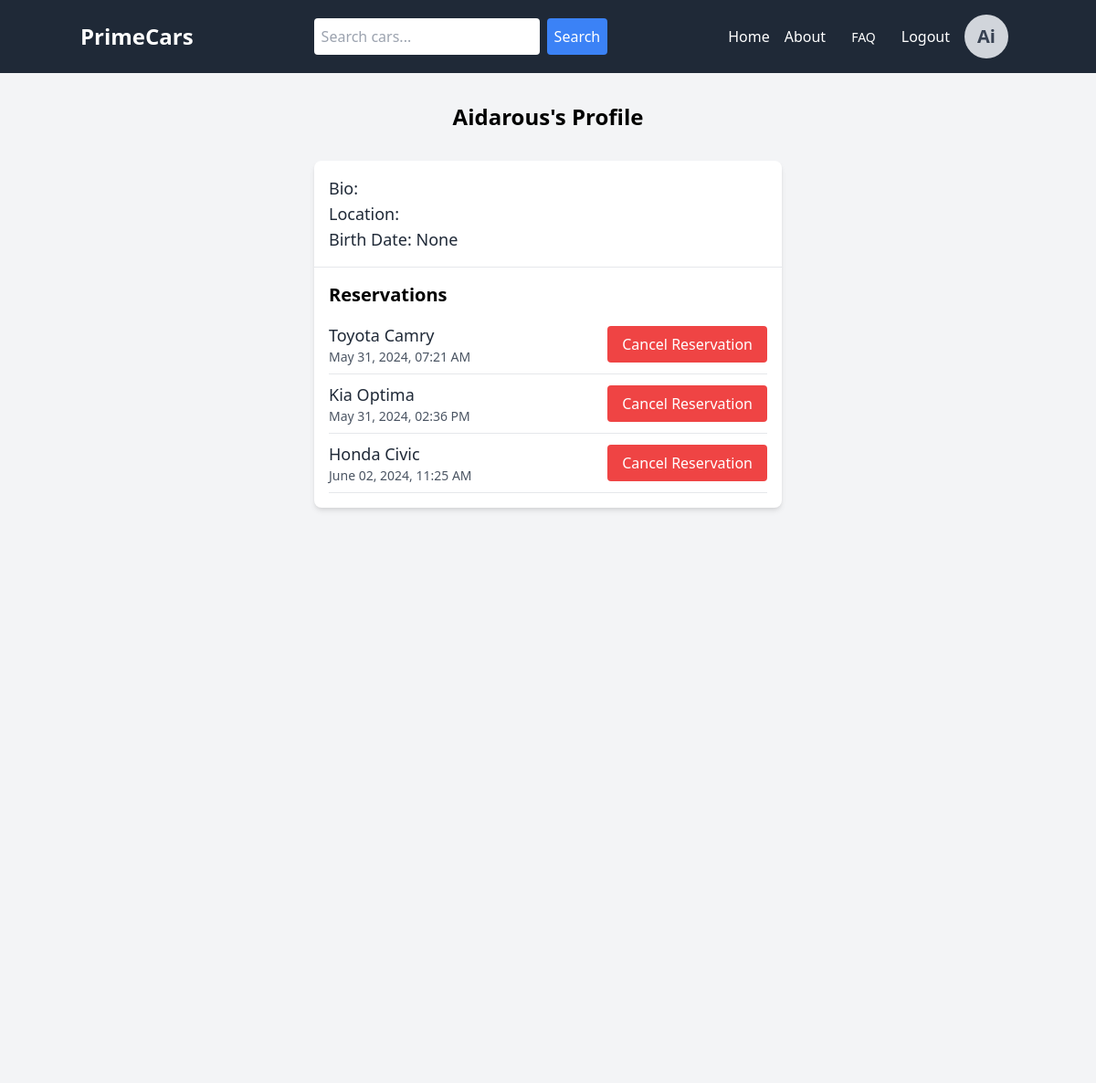
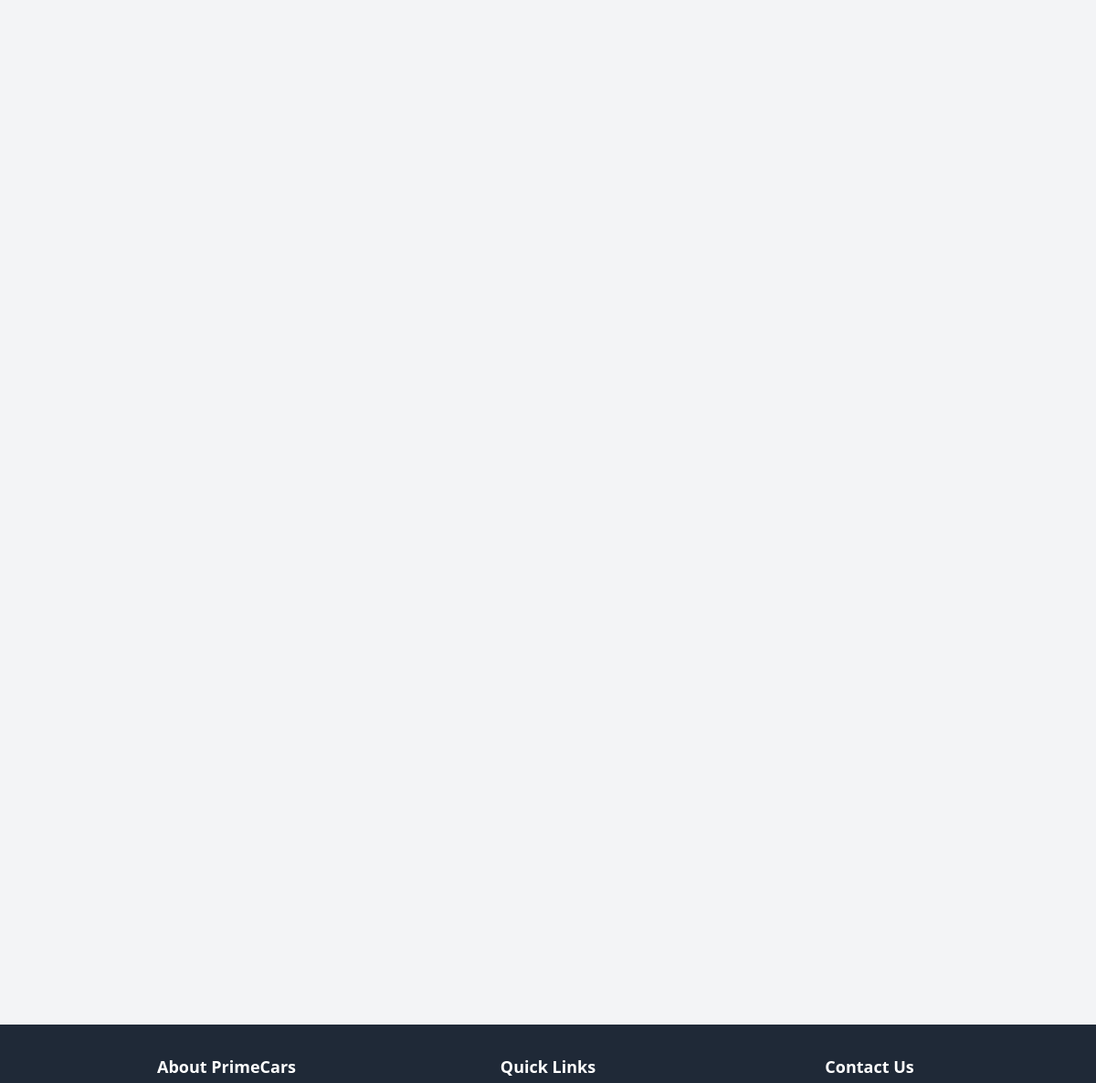
The page /dealership/profile/ (signed in) on the database its author committed (2 pictures, top to bottom).
### dealership/models.py (models this page shows)
class Profile(models.Model):
    user = models.OneToOneField(User, on_delete=models.CASCADE)
    bio = models.TextField(blank=True)
    location = models.CharField(max_length=30, blank=True)
    birth_date = models.DateField(null=True, blank=True)
    reservations = models.ManyToManyField(Reservation, related_name='reservations', blank=True)
    def __str__(self):
        return self.user.username

class Reservation(models.Model):
    car = models.ForeignKey(Car, on_delete=models.CASCADE)
    user = models.ForeignKey(User, on_delete=models.CASCADE)
    reservation_date = models.DateTimeField(default=timezone.now)
    def __str__(self):
        return f"Reservation for {self.car} by {self.user} on {self.reservation_date}"

class Car(models.Model):
    TYPE_CHOICES = [
        ('sedan', 'Sedan'),
        ('suv', 'SUV'),
        ('truck', 'Truck'),
        ('coupe', 'Coupe'),
        ('convertible', 'Convertible'),
        ('hatchback', 'Hatchback'),
        ('minivan', 'Minivan'),
    ]
    FUEL_CHOICES = [
        ('petrol', 'Petrol'),
        ('diesel', 'Diesel'),
        ('electric', 'Electric'),
        ('hybrid', 'Hybrid'),
    ]
    TRANSMISSION_CHOICES = [
        ('manual', 'Manual'),
        ('automatic', 'Automatic'),
    ]
    make = models.CharField(max_length=100)
    model = models.CharField(max_length=100)
    year = models.PositiveIntegerField()
    price = models.DecimalField(max_digits=10, decimal_places=2)
    mileage = models.PositiveIntegerField()
    image = models.ImageField(upload_to='car_images/')
    image1 = models.ImageField(upload_to='car_images/', blank=True, null=True)
    image2 = models.ImageField(upload_to='car_images/', blank=True, null=True)
    image3 = models.ImageField(upload_to='car_images/', blank=True, null=True)
    car_type = models.CharField(max_length=50, choices=TYPE_CHOICES, default='sedan')
    fuel_type = models.CharField(max_length=50, choices=FUEL_CHOICES, default='petrol')
    transmission = models.CharField(max_length=50, choices=TRANSMISSION_CHOICES, default='manual')
    engine_size = models.DecimalField(max_digits=4, decimal_places=2, default=2.0)  # e.g., 2.0, 3.5
    fuel = models.CharField(max_length=50, default='Gasoline')
    gearbox = models.CharField(max_length=50, default='Automatic')

### dealership/views.py (the view)
# urls.py: path('profile/', views.profile_view, name='profile'),
@login_required
def profile_view(request):
    profile = request.user.profile
    reservations = profile.reservations.all()
    print("Profile:", profile)
    print("Reservations:", reservations)
    return render(request, 'dealership/profile.html', {'profile': profile, 'reservations': reservations})

### dealership/templates/dealership/profile.html (shortened to what this page needs)
{% extends 'base.html' %}
{% block content %}
<div class="container mx-auto">
    <h1 class="text-2xl font-bold mb-8 text-center">{{ profile.user.username }}'s Profile</h1>
    <div class="max-w-lg mx-auto bg-white shadow-md rounded-lg overflow-hidden">
        <div class="p-4">
            <p class="text-lg text-gray-800">Bio: {{ profile.bio }}</p>
            <p class="text-lg text-gray-800">Location: {{ profile.location }}</p>
            <p class="text-lg text-gray-800">Birth Date: {{ profile.birth_date }}</p>
        </div>
        <div class="border-t border-gray-200 p-4">
            <h2 class="text-xl font-semibold mb-2">Reservations</h2>
            {% if reservations %}
            <ul>
                {% for reservation in reservations %}
                <li class="flex items-center justify-between py-2 border-b border-gray-200">
                    <div>
                        <p class="text-lg text-gray-800">{{ reservation.car.make }} {{ reservation.car.model }}</p>
                        <p class="text-sm text-gray-600">{{ reservation.reservation_date|date:"F d, Y, h:i A" }}</p>
                    </div>
                    <form action="{% url 'dealership:cancel_reservation' reservation.id %}" method="post">
                        <button type="submit" class="px-4 py-2 bg-red-500 text-white rounded">Cancel Reservation</button>
                    </form>                </li>
                {% endfor %}
            </ul>
            {% else %}
            <p>No reservations found.</p>
            {% endif %}
        </div>
    </div>
</div>
{% endblock %}

### templates/base.html (shortened to what this page needs)
<!DOCTYPE html>
<html lang="en">
  <head>
    <link
      href="https://cdn.jsdelivr.net/npm/tailwindcss@2.2.19/dist/tailwind.min.css"
      rel="stylesheet"
    />
    <link rel="stylesheet" href="https://cdnjs.cloudflare.com/ajax/libs/font-awesome/6.0.0-beta3/css/all.min.css">
  </head>
  <body class="bg-gray-100">
    <nav class="bg-gray-800 text-white p-4">
      <div class="container mx-auto flex justify-between items-center">
        <a href="{% url 'home' %}" class="text-2xl font-bold">PrimeCars</a>
        <form
          action="{% url 'dealership:car_search' %}"
          method="GET"
          class="hidden md:flex space-x-2"
        >
          <input
            type="text"
            name="q"
            placeholder="Search cars..."
            class="p-2 rounded text-black"
          />
          <button type="submit" class="p-2 bg-blue-500 text-white rounded">
            Search
          </button>
        </form>
        <ul class="flex space-x-4 items-center">
          <li>
            <a href="{% url 'home' %}" class="hover:text-gray-300">Home</a>
          </li>
          <li>
            <a href="{% url 'dealership:about' %}" class="hover:text-gray-300"
              >About</a
            >
          </li>
          <li>
            <a href="{% url 'dealership:faq' %}" class="hover:text-gray-300 px-3 py-2 rounded-md text-sm font-medium">FAQ</a>
          </li>
          {% if user.is_authenticated %}
          <li>
            <a
              href="{% url 'authentication:logout' %}"
              class="hover:text-gray-300"
              >Logout</a
            >
          </li>
          <li>
            <a href="{% url 'dealership:profile' %}" class="flex items-center">
              <div
                class="w-12 h-12 bg-gray-300 rounded-full flex items-center justify-center mr-2"
              >
                <span class="text-gray-700 text-xl font-semibold"
                  >{{ user.username|slice:":2" }}</span
                >
              </div>
            </a>
          </li>
          {% endif %}
        </ul>
      </div>
    </nav>
    <div class="container mx-auto py-8">{% block content %} {% endblock %}</div>
  {% include 'components/footer.html' %}
  </body>
</html>

### templates/base.html (style rules this page uses)
html { position: relative; min-height: 100%; }
body { margin-bottom: 60px; }

### rows shown on the page
Profile: user.username "Aidarous", birth_date "None"
Reservation: car.make "Toyota", car.model "Camry", reservation_date "May 31, 2024, 07:21 AM"
Reservation: car.make "Kia", car.model "Optima", reservation_date "May 31, 2024, 02:36 PM"
Reservation: car.make "Honda", car.model "Civic", reservation_date "June 02, 2024, 11:25 AM"

### other values the page prints
{{ user.username|slice:":2" }} "Ai"
